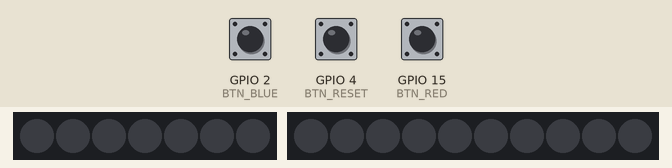
Simulated run of this program. Board: ESP32-S2. On the bench: 7 RGB LEDs in strip order, left to right, 10 RGB LEDs in strip order, left to right. Inputs (shaded band) come from the test bench; at power-on: GPIO 2 (BTN_BLUE) HIGH, GPIO 15 (BTN_RED) HIGH, GPIO 4 (BTN_RESET) HIGH. Dim RGB values are drawn brighter than linear.

Above: at 1.2 s.
1.3 s: GPIO 2 (BTN_BLUE) pulled LOW for 1 s
At 3.4 s:
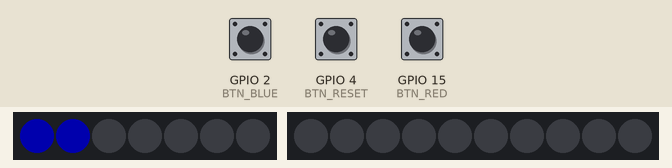
3.8 s: GPIO 15 (BTN_RED) pulled LOW for 3.2 s
At 8.2 s:
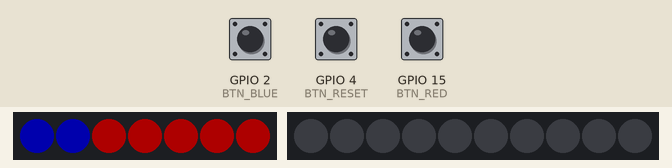
8.5 s: GPIO 2 (BTN_BLUE) pulled LOW for 0.15 s
At 8.96 s:
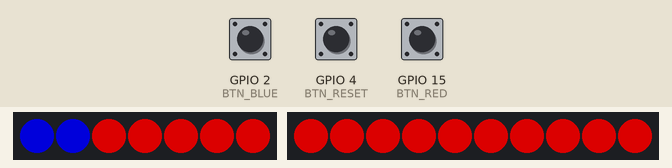
9.2 s: GPIO 2 (BTN_BLUE) pulled LOW for 3.2 s
13.0 s: GPIO 4 (BTN_RESET) pulled LOW for 1 s
At 14.3 s:
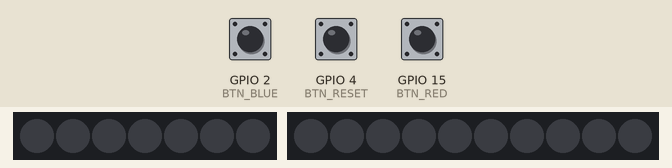
15.5 s: GPIO 15 (BTN_RED) pulled LOW for 0.15 s
At 16.0 s:
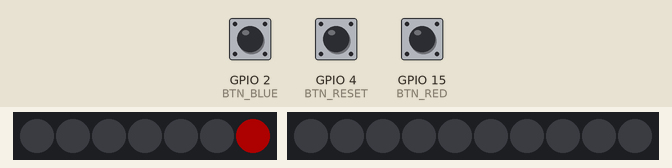
Timing chart, 0 to 18.1 s (numbered marks = the images above; inputs shaded):
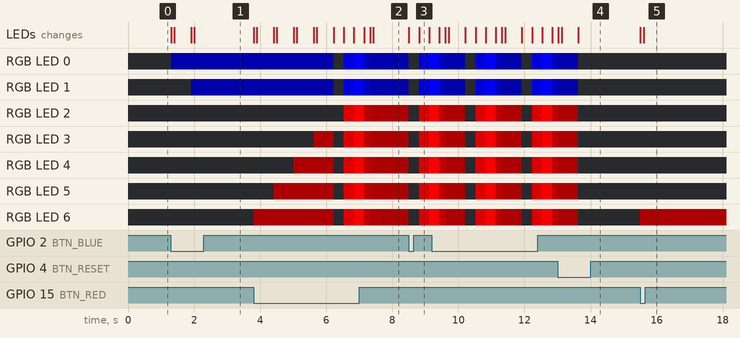

Measured:
- after the input at 1.3 s, RGB LED 0: off → RGB(0, 0, 50) at once; RGB LED 1: off → RGB(0, 0, 50) after 0.61 s; the LEDs: first change at once (image 1 shows a later state)
- after the input at 3.8 s, RGB LED 0, RGB LED 1: RGB(0, 0, 50) → off after 2.4 s, → RGB(0, 0, 145) 0.31 s later, → RGB(0, 0, 225) 0.31 s later, → RGB(0, 0, 80) 0.31 s later, … (5 changes in this stretch)
- after the input at 8.5 s, RGB LED 0, RGB LED 1: RGB(0, 0, 50) → off at once, → RGB(0, 0, 145) 0.31 s later, → RGB(0, 0, 225) 0.31 s later; RGB LED 2–6: RGB(50, 0, 0) → off at once, → RGB(145, 0, 0) 0.31 s later, → RGB(225, 0, 0) 0.31 s later; the LEDs: first change at once (image 3 shows a later state)
- after the input at 13.0 s, the LEDs: first differ from a run without the input after 0.63 s (image 4)
- after the input at 15.5 s, RGB LED 6: off → RGB(50, 0, 0) at once; the LEDs: first change at once (image 5 shows a later state)

The program:

main.cpp
```cpp
#include <Arduino.h>
#include <FastLED.h>

// Configuration des pins et des LEDs
#define LEDS_SCORE 7
#define PIN_PIXELS_SCORE 5
#define LEDS_AMBIANCE_TOTAL 10
#define PIN_LEDS_AMBIANCE 18
#define BTN_BLUE 2
#define BTN_RED 15
#define BTN_RESET 4
#define BRIGHTNESS 50

CRGB leds_score[LEDS_SCORE];
CRGB leds_ambiance[LEDS_AMBIANCE_TOTAL];

int scoreBlue = 0; // Nombre de points du joueur bleu
int scoreRed = 0;  // Nombre de points du joueur rouge
const int rounds = 7; // Nombre total de tours

// Prototypes des fonctions
void resetGame();
void scorePoint(char player);
void flashAnimation(CRGB color);
void declareWinner();
void breatheAnimation(CRGB color);

void setup() {
  FastLED.addLeds<WS2811, PIN_PIXELS_SCORE, RGB>(leds_score, LEDS_SCORE).setCorrection(TypicalLEDStrip);
  FastLED.addLeds<WS2811, PIN_LEDS_AMBIANCE, GRB>(leds_ambiance, LEDS_AMBIANCE_TOTAL).setCorrection(TypicalLEDStrip);
  FastLED.setBrightness(BRIGHTNESS);
  pinMode(BTN_BLUE, INPUT_PULLUP);
  pinMode(BTN_RED, INPUT_PULLUP);
  pinMode(BTN_RESET, INPUT_PULLUP);
  resetGame();
}

void loop() {
  static unsigned long lastDebounceTime = 0;  // Dernier temps où un bouton a été pressé
  unsigned long debounceDelay = 500;  // Délai pour filtrer les rebonds

  if (!digitalRead(BTN_BLUE) && (millis() - lastDebounceTime > debounceDelay)) {
    scorePoint('B');
    flashAnimation(CRGB::Blue);
    lastDebounceTime = millis();
  } else if (!digitalRead(BTN_RED) && (millis() - lastDebounceTime > debounceDelay)) {
    scorePoint('R');
    flashAnimation(CRGB::Red);
    lastDebounceTime = millis();
  } else if (!digitalRead(BTN_RESET) && (millis() - lastDebounceTime > debounceDelay)) {
    resetGame();
    lastDebounceTime = millis();
  }
}

void scorePoint(char player) {
  if (player == 'B' && scoreBlue + scoreRed < rounds) {
    leds_score[scoreBlue] = CRGB::Blue;
    scoreBlue++;
  } else if (player == 'R' && scoreBlue + scoreRed < rounds) {
    leds_score[LEDS_SCORE - 1 - scoreRed] = CRGB::Red;
    scoreRed++;
  }
  FastLED.show();

  if (scoreBlue + scoreRed == rounds) {
    declareWinner();
  }
}

void declareWinner() {
  CRGB color = (scoreBlue > scoreRed) ? CRGB::Blue : CRGB::Red;
  breatheAnimation(color);
  // Remarque : retiré l'appel à resetGame ici pour permettre l'animation de respirer à finir
}

void flashAnimation(CRGB color) {
  fill_solid(leds_ambiance, LEDS_AMBIANCE_TOTAL, color);
  FastLED.show();
  delay(100);
  fill_solid(leds_ambiance, LEDS_AMBIANCE_TOTAL, CRGB::Black);
  FastLED.show();
}

void breatheAnimation(CRGB color) {
  for (int brightness = 0; brightness <= 255; brightness += 5) { // Incrément augmenté pour accélérer l'animation
    fill_solid(leds_ambiance, LEDS_AMBIANCE_TOTAL, color);
    FastLED.setBrightness(brightness);
    FastLED.show();
    delay(10);
  }
  for (int brightness = 255; brightness >= 0; brightness -= 5) { // Incrément augmenté pour accélérer l'animation
    fill_solid(leds_ambiance, LEDS_AMBIANCE_TOTAL, color);
    FastLED.setBrightness(brightness);
    FastLED.show();
    delay(10);
  }
  FastLED.setBrightness(BRIGHTNESS); // Reset à la luminosité par défaut
}

void resetGame() {
  fill_solid(leds_score, LEDS_SCORE, CRGB::Black);
  fill_solid(leds_ambiance, LEDS_AMBIANCE_TOTAL, CRGB::Black);
  FastLED.show();
  scoreBlue = 0;
  scoreRed = 0;
}
```
